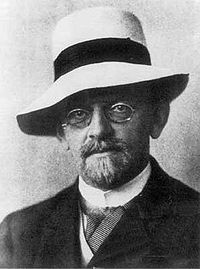
#> input picture Numerical Methods and Big Data/classwork/10.8.24/hilbert.jpg, 200 x 269 px
$ python lowrank_hilbert_skeleton.py
#> lines starting #> are read from the running program, lines starting #| are printed output that depends on the picture
import numpy as np
import matplotlib.pyplot as plt
from skimage import io

# Read image into Python
img=io.imread("hilbert.jpg", as_gray=True)
#> img is the input picture: shape (269, 200); min 0, max 255, mean 132.3

# Plot image
plt.imshow(img,cmap=plt.cm.gray)
plt.show()

# Change the type of image to double precision
hilbert=np.double(img)

# Compute SVD of image matrix
U,S,VT=np.linalg.svd(hilbert,full_matrices=False)
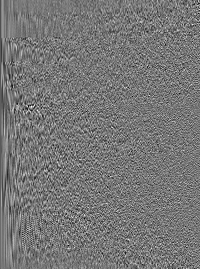
#> U: shape (269, 200) float64; min -0.273, max 0.31, mean -0.000227; drawn with min black and max white
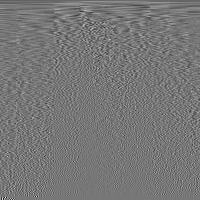
#> VT: shape (200, 200) float64; min -0.527, max 0.599, mean -0.000261; drawn with min black and max white
#> S = 200 values, max 33699.3 at index 0, min 2.2 at index 199, mean 556
print(U.shape)
#| (269, 200)
print(S.shape)
#| (200,)
print(VT.shape)
#| (200, 200)

# Plot singular values
plt.plot(S)
plt.ylabel('Singular Value \sigma_i')
plt.xlabel('i')
plt.title('Singular Values')
plt.show()
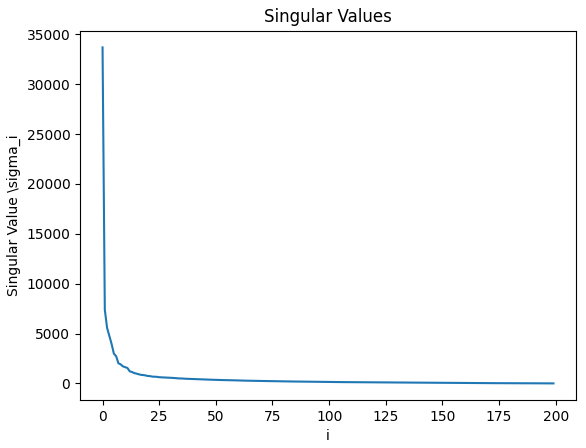
#> figure drawn by matplotlib, 1 panel; curve peaks at x = 0, y = 33699.3

# Make diagonal matrix containing singular values
##############################
#your code goes here

#sigma = np.diag(S)
##############################

# Generate approximate matrices using the principal components
##############################
#your code goes here

rank1= U[:, :1] @ np.diag(S[:1]) @ VT[:1, :]
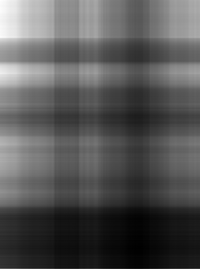
#> rank1: shape (269, 200) float64; min 34.73, max 326, mean 133.2; drawn with min black and max white
rank2= U[:, :2] @ np.diag(S[:2]) @ VT[:2, :]
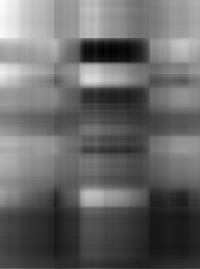
#> rank2: shape (269, 200) float64; min -1.67, max 327.3, mean 133.3; drawn with min black and max white
rank5= U[:, :5] @ np.diag(S[:5]) @ VT[:5, :]
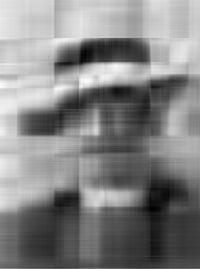
#> rank5: shape (269, 200) float64; min -30.24, max 283.9, mean 132.4; drawn with min black and max white
rank20= U[:, :20] @ np.diag(S[:20]) @ VT[:20, :]
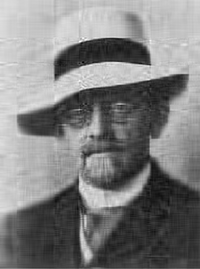
#> rank20: shape (269, 200) float64; min -24.78, max 289.2, mean 132.3; drawn with min black and max white
##############################


# Plot principal component approximations

plt.imshow(rank1,cmap=plt.cm.gray)
plt.title('Rank 1')
plt.show()

plt.imshow(rank2,cmap=plt.cm.gray)
plt.title('Rank 2')
plt.show()

plt.imshow(rank5,cmap=plt.cm.gray)
plt.title('Rank 5')
plt.show()

plt.imshow(rank20,cmap=plt.cm.gray)
plt.title('Rank 20')
plt.show()
